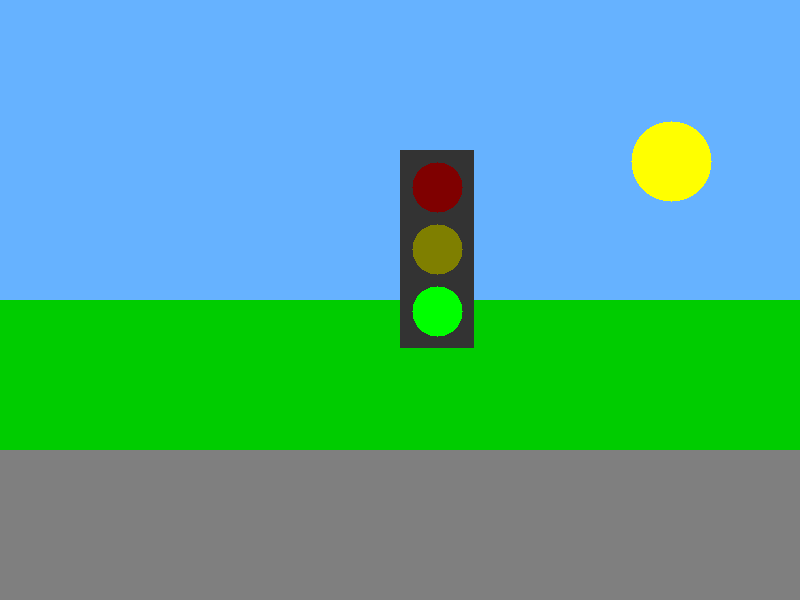
#> input picture PS2_code/input_images/scene_tl_1.png, 800 x 600 px; its folder holds 6 pictures in this run
$ python experiment.py
#> lines starting #> are read from the running program, lines starting #| are printed output that depends on the picture; after the words box and inside, x2 and y2 are one past the last pixel; in counts of white or black regions, pixels touching at a corner belong together
### PS2_code/ps2.py
import cv2
import numpy as np
# import matplotlib.pyplot as plt


def traffic_light_detection(img, radius_range):
    gray = cv2.cvtColor(img, cv2.COLOR_BGR2GRAY)
    blur = cv2.GaussianBlur(gray, (5, 5), 0)

    circles = cv2.HoughCircles(blur, cv2.HOUGH_GRADIENT, dp=1, minDist=20, param1=30, param2=20, minRadius=min(radius_range), maxRadius=max(radius_range))

    if circles is None:  # no circles found
        return (0, 0), 'red'

    circles = np.round(circles[0, :]).astype("int")
    circles = sorted(circles, key=lambda x: x[1])

    if len(circles) < 3:  # not enough circles
        return (circles[0][0], circles[0][1]), 'red'

    top = circles[0]
    middle = circles[1]
    bottom = circles[2]

    # get precise center using moments from circular mask
    x, y, r = middle
    mask = np.zeros(gray.shape, dtype=np.uint8)
    cv2.circle(mask, (x, y), r, 255, -1)
    M = cv2.moments(mask)
    if M['m00'] != 0:
        center_x = int(M['m10'] / M['m00'])
        center_y = int(M['m01'] / M['m00'])
    else:
        center_x, center_y = x, y

    hsv = cv2.cvtColor(img, cv2.COLOR_BGR2HSV)

    # red has two ranges because of hue wrap-around
    red1_low = np.array([0, 50, 50])  # first red range
    red1_high = np.array([10, 255, 255])
    red2_low = np.array([170, 50, 50])  # second red range
    red2_high = np.array([180, 255, 255])

    yellow_low = np.array([20, 50, 50])
    yellow_high = np.array([30, 255, 255])

    green_low = np.array([40, 50, 50])
    green_high = np.array([80, 255, 255])

    def get_color(circle, hsv_img):
        x, y, r = circle
        mask = np.zeros(hsv_img.shape[:2], dtype=np.uint8)
        cv2.circle(mask, (x, y), r, 255, -1)
        pixels = hsv_img[mask > 0]

        if len(pixels) == 0:
            return 'off'

        # check red (two ranges)
        red1_mask = (pixels[...,0] >= red1_low[0]) & (pixels[...,0] <= red1_high[0]) & (pixels[...,1] >= red1_low[1]) & (pixels[...,1] <= red1_high[1]) & (pixels[...,2] >= red1_low[2]) & (pixels[...,2] <= red1_high[2])
        red2_mask = (pixels[...,0] >= red2_low[0]) & (pixels[...,0] <= red2_high[0]) & (pixels[...,1] >= red2_low[1]) & (pixels[...,1] <= red2_high[1]) & (pixels[...,2] >= red2_low[2]) & (pixels[...,2] <= red2_high[2])
        red_count = np.sum(red1_mask) + np.sum(red2_mask)

        # check yellow
        yellow_mask = (pixels[...,0] >= yellow_low[0]) & (pixels[...,0] <= yellow_high[0]) & (pixels[...,1] >= yellow_low[1]) & (pixels[...,1] <= yellow_high[1]) & (pixels[...,2] >= yellow_low[2]) & (pixels[...,2] <= yellow_high[2])
        yellow_count = np.sum(yellow_mask)

        # check green
        green_mask = (pixels[...,0] >= green_low[0]) & (pixels[...,0] <= green_high[0]) & (pixels[...,1] >= green_low[1]) & (pixels[...,1] <= green_high[1]) & (pixels[...,2] >= green_low[2]) & (pixels[...,2] <= green_high[2])
        green_count = np.sum(green_mask)

        max_count = max(red_count, yellow_count, green_count)

        if max_count < 50:
            return 'off'
        elif red_count == max_count:
            return 'red'
        elif yellow_count == max_count:
            return 'yellow'
        elif green_count == max_count:
            return 'green'
        else:
            return 'off'

    top_color = get_color(top, hsv)
    middle_color = get_color(middle, hsv)
    bottom_color = get_color(bottom, hsv)

    if top_color == 'red':
        state = 'red'
    elif middle_color == 'yellow':
        state = 'yellow'
    elif bottom_color == 'green':
        state = 'green'
    else:
        # fallback to brightness if color detection fails
        # [5 lines left out: function brightness, not called in this run]

        top_bright = brightness(top, gray)
        middle_bright = brightness(middle, gray)
        bottom_bright = brightness(bottom, gray)

        if top_bright > middle_bright and top_bright > bottom_bright:
            state = 'red'
        elif middle_bright > top_bright and middle_bright > bottom_bright:
            state = 'yellow'
        else:
            state = 'green'

    return (center_x, center_y), state


def construction_sign_detection(img):
    hsv = cv2.cvtColor(img, cv2.COLOR_BGR2HSV)

    # orange range for construction signs
    orange_min = np.array([10, 100, 100])
    orange_max = np.array([25, 255, 255])

    orange_mask = cv2.inRange(hsv, orange_min, orange_max)

    ys, xs = np.where(orange_mask > 0)

    if len(xs) == 0:
        return (0, 0)

    # compute centroid
    cx = int(np.mean(xs))
    cy = int(np.mean(ys))

    return (cx, cy)


def template_match(img, template, method):
    # convert to grayscale
    if len(img.shape) == 3:
        img = cv2.cvtColor(img, cv2.COLOR_BGR2GRAY)
    if len(template.shape) == 3:
        template = cv2.cvtColor(template, cv2.COLOR_BGR2GRAY)

    img = img.astype(np.float64)
    template = template.astype(np.float64)

    h, w = img.shape
    th, tw = template.shape
    result_h = h - th + 1
    result_w = w - tw + 1

    if method == "tm_ssd":
        result = np.zeros((result_h, result_w), dtype=np.float64)
        for i in range(result_h):
            for j in range(result_w):
                window = img[i:i+th, j:j+tw]
                result[i, j] = np.sum((window - template) ** 2)
        top_left = np.unravel_index(np.argmin(result), result.shape)

    elif method == "tm_nssd":
        result = np.zeros((result_h, result_w), dtype=np.float64)
        template_norm = np.sqrt(np.sum(template ** 2))
        for i in range(result_h):
            for j in range(result_w):
                window = img[i:i+th, j:j+tw]
                window_norm = np.sqrt(np.sum(window ** 2))
                if window_norm > 0:
                    result[i, j] = np.sum((window - template) ** 2) / (template_norm * window_norm)
                else:
                    result[i, j] = float('inf')
        top_left = np.unravel_index(np.argmin(result), result.shape)

    elif method == "tm_ccor":
        result = cv2.filter2D(img, -1, template)
        top_left = np.unravel_index(np.argmax(result), result.shape)

    elif method == "tm_nccor":
        template_mean = np.mean(template)
        template_centered = template - template_mean
        template_norm = np.sqrt(np.sum(template_centered ** 2))

        result = np.zeros((result_h, result_w), dtype=np.float64)
        for i in range(result_h):
            for j in range(result_w):
                window = img[i:i+th, j:j+tw]
                window_mean = np.mean(window)
                window_centered = window - window_mean
                window_norm = np.sqrt(np.sum(window_centered ** 2))

                if template_norm > 0 and window_norm > 0:
                    result[i, j] = np.sum(template_centered * window_centered) / (template_norm * window_norm)
                else:
                    result[i, j] = 0
        top_left = np.unravel_index(np.argmax(result), result.shape)

    else:
        raise ValueError("Invalid method")

    return (int(top_left[1]), int(top_left[0]))


# helper code for debugging template matching
# cv2.rectangle(img, top_left, bottom_right, 255, 2)
# plt.imshow(result, cmap='gray')
# plt.show()


# [110 lines left out: functions dft, idft, dft2, idft2, compress_image_fft, low_pass_filter, not called in this run]

### PS2_code/experiment.py
import os
import cv2
import numpy as np
# from matplotlib import pyplot as plt

import ps2

INPUT_DIR = "input_images/"
OUTPUT_DIR = "output_images/"

# display utils
marker_color = (255, 0, 255)
text_color = (90, 90, 90)
text_thickness = 2
font_face = cv2.FONT_HERSHEY_SIMPLEX
font_scale = 0.5


def place_text(text, center, img, cache=None):
    if cache is None:
        cache = {}
    if "y_offset" in cache:
        cache["y_offset"] *= -1
    else:
        cache["y_offset"] = -30
    size = cv2.getTextSize(text, font_face, font_scale, text_thickness)
    y = center[1] + cache["y_offset"]
    if size[0][0] + center[0] > img.shape[1]:
        x = center[0] - size[0][0] - 5
    else:
        x = center[0] + 5
    cv2.rectangle(img, (x, y - size[0][1] - size[1]),
                  (x + size[0][0], y + size[0][1] - size[1]), (255, 255, 255),
                  cv2.FILLED)
    cv2.putText(img, text, (x, y), font_face, font_scale, text_color,
                text_thickness)


def draw_tl_center(image_in, center, state):
    # draw traffic light center and state
    center = (int(center[0]), int(center[1]))
    output = image_in
    cv2.drawMarker(output,
                   center,
                   marker_color,
                   markerType=cv2.MARKER_CROSS,
                   markerSize=11,
                   thickness=2)
    text = "(({}, {}), '{}')".format(center[0], center[1], state)
    place_text(text, center, output)
    return output


def mark_traffic_signs(image_in, signs_dict):
    # mark traffic sign centers
    output = image_in
    items = []
    for k, center in signs_dict.items():
        items.append((int(center[0]), k, center))
    items.sort()

    for _, k, center in items:
        center = (int(center[0]), int(center[1]))
        cv2.drawMarker(output,
                       center,
                       marker_color,
                       markerType=cv2.MARKER_CROSS,
                       markerSize=11,
                       thickness=2)
        text = "{}: ({}, {})".format(k, center[0], center[1])
        place_text(text, center, output)
    return output


def part_1a():

    input_images = ['scene_tl_1']
    output_labels = ['ps2-1-a-1']

    radii_range = range(10, 30, 1)

    for img_in, label in zip(input_images, output_labels):

        tl = cv2.imread("input_images/{}.png".format(img_in))
#> tl is the input picture: shape (600, 800, 3); mean B, G, R 151.6, 169.4, 84
        coords, state = ps2.traffic_light_detection(tl, radii_range)
#> in traffic_light_detection, `gray = cv2.cvtColor(img, cv2.COLOR_BGR2GRAY)`:
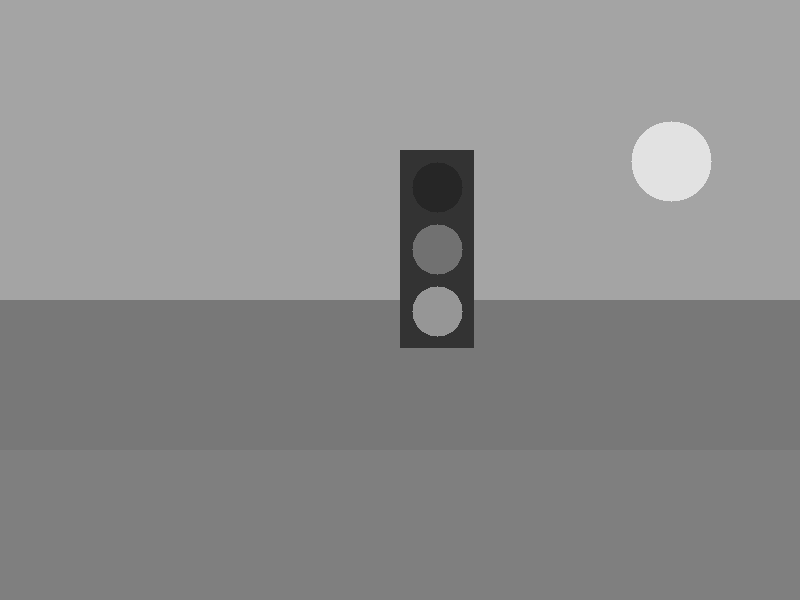
#> gray: shape (600, 800); min 38, max 226, mean 141.9
#> in traffic_light_detection, `circles = cv2.HoughCircles(blur, cv2.HOUGH_GRADIENT, dp=1, minDist=20,..`: circles = [[437.5, 188.5, 26.6], [435.5, 311.5, 24.3], [434.5, 250.5, 22.3]]
#> in traffic_light_detection, `circles = np.round(circles[0, :]).astype("int")`: circles = [[438, 188, 27], [436, 312, 24], [434, 250, 22]]
#> in traffic_light_detection, `circles = sorted(circles, key=lambda x: x[1])`: circles = [[438, 188, 27], [434, 250, 22], [436, 312, 24]]
#> in traffic_light_detection, `top = circles[0]`: top = [438, 188, 27]
#> in traffic_light_detection, `middle = circles[1]`: middle = [434, 250, 22]
#> in traffic_light_detection, `bottom = circles[2]`: bottom = [436, 312, 24]
#> in traffic_light_detection, `x, y, r = middle`: x = 434; y = 250; r = 22
#> in traffic_light_detection, `cv2.circle(mask, (x, y), r, 255, -1)`:
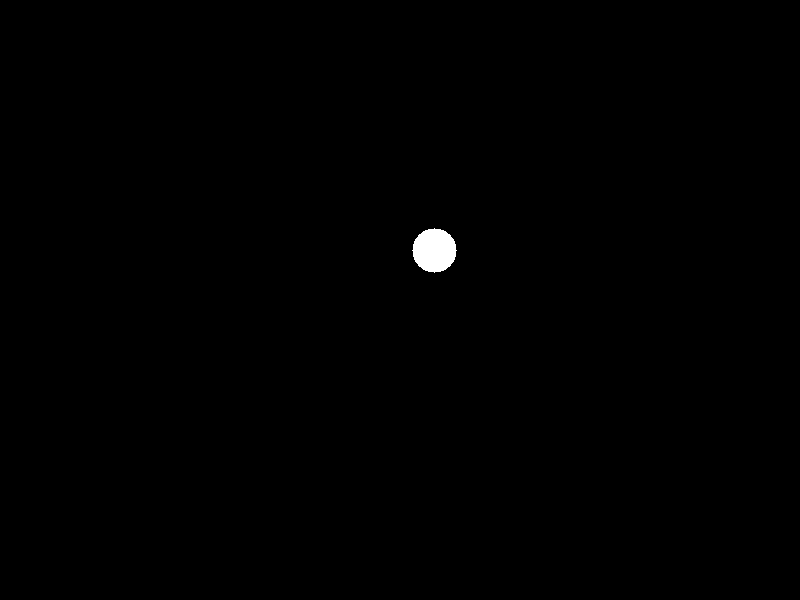
#> mask: shape (600, 800); 0.32% white; 1 white region, box (x1, y1, x2, y2) and area: (412, 228, 457, 273) 1517
#> in traffic_light_detection, `M = cv2.moments(mask)`: M = moments, m00 386835, centre m10/m00, m01/m00 = (434, 250)
#> in traffic_light_detection, `center_x = int(M['m10'] / M['m00'])`: center_x = 434
#> in traffic_light_detection, `center_y = int(M['m01'] / M['m00'])`: center_y = 250
#> in traffic_light_detection, `hsv = cv2.cvtColor(img, cv2.COLOR_BGR2HSV)`: hsv: shape (600, 800, 3); mean H, S, V 64.2, 139, 205.9
#> in get_color, `x, y, r = circle`: x = 438; y = 188; r = 27
#> in get_color, `cv2.circle(mask, (x, y), r, 255, -1)`:
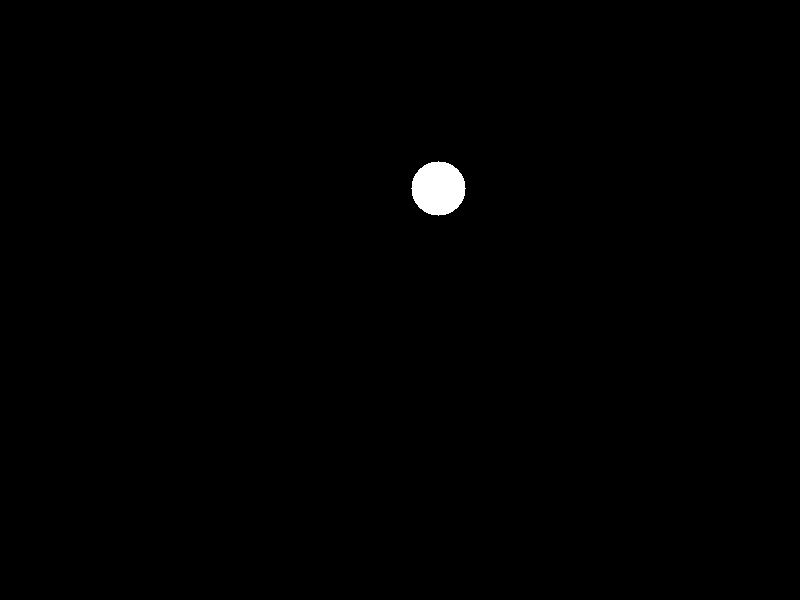
#> mask: shape (600, 800); 0.48% white; 1 white region, box (x1, y1, x2, y2) and area: (411, 161, 466, 216) 2289
#> in get_color, `pixels = hsv_img[mask > 0]`: pixels = 2289 rows, first 8: [0, 0, 51], [0, 0, 51], [0, 0, 51], [0, 0, 51], [0, 0, 51], [0, 0, 51], [0, 0, 51], [0, 255, 127]
#> in get_color, `red_count = np.sum(red1_mask) + np.sum(red2_mask)`: red_count = 1961
#> in get_color, `yellow_count = np.sum(yellow_mask)`: yellow_count = 0
#> in get_color, `max_count = max(red_count, yellow_count, green_count)`: max_count = 1961
#> in traffic_light_detection, `top_color = get_color(top, hsv)`: top_color = 'red'
#> in get_color (call 2), `pixels = hsv_img[mask > 0]`: pixels = 1517 rows, first 8: [30, 255, 127], [30, 255, 127], [30, 255, 127], [30, 255, 127], [30, 255, 127], [30, 255, 127], [30, 255, 127], [30, 255, 127]
#> in traffic_light_detection, `middle_color = get_color(middle, hsv)`: middle_color = 'yellow'
#> in get_color (call 3), `x, y, r = circle`: x = 436; y = 312; r = 24
#> in get_color (call 3), `cv2.circle(mask, (x, y), r, 255, -1)`:
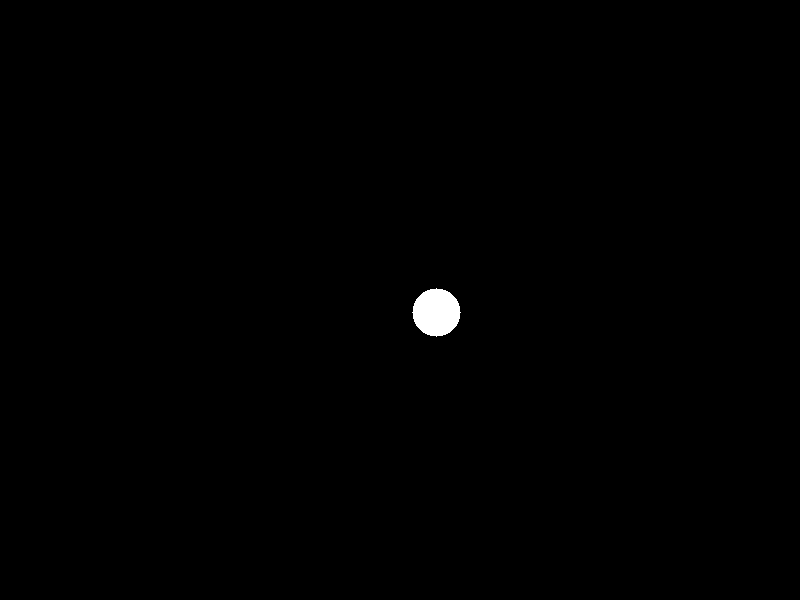
#> mask: shape (600, 800); 0.37% white; 1 white region, box (x1, y1, x2, y2) and area: (412, 288, 461, 337) 1793
#> in get_color (call 3), `pixels = hsv_img[mask > 0]`: pixels = 1793 rows, first 8: [60, 255, 255], [60, 255, 255], [60, 255, 255], [60, 255, 255], [60, 255, 255], [60, 255, 255], [60, 255, 255], [60, 255, 255]
#> in get_color (call 3), `yellow_count = np.sum(yellow_mask)`: yellow_count = 0
#> in get_color (call 3), `green_count = np.sum(green_mask)`: green_count = 1785
#> in traffic_light_detection, `bottom_color = get_color(bottom, hsv)`: bottom_color = 'green'
#> coords = (434, 250); state = 'red'

        img_out = draw_tl_center(tl, coords, state)
#> in draw_tl_center, `center = (int(center[0]), int(center[1]))`: center = (434, 250)
#> in draw_tl_center, `cv2.drawMarker(output, center, marker_color, markerType=cv2.MARKER_CRO..`: output: shape (600, 800, 3); 0.01% of pixels changed, all inside (x1, y1, x2, y2) = (428, 244, 441, 257)
#> in draw_tl_center, `text = "(({}, {}), '{}')".format(center[0], center[1], state)`: text = "((434, 250), 'red')"
#> in place_text, `y = center[1] + cache["y_offset"]`: y = 220
#> in place_text, `x = center[0] + 5`: x = 439
        cv2.imwrite(os.path.join(OUTPUT_DIR,"{}.jpg".format(label)), img_out)


def part_1b():

    input_images = ['scene_constr_1']

    output_labels = ['ps2-1-b-1']

    sign_fns = [ps2.construction_sign_detection]

    sign_labels = ['construction']

    for img_in, label, fn, name in zip(input_images, output_labels, sign_fns,
                                       sign_labels):

        sign_img = cv2.imread("input_images/{}.png".format(img_in))
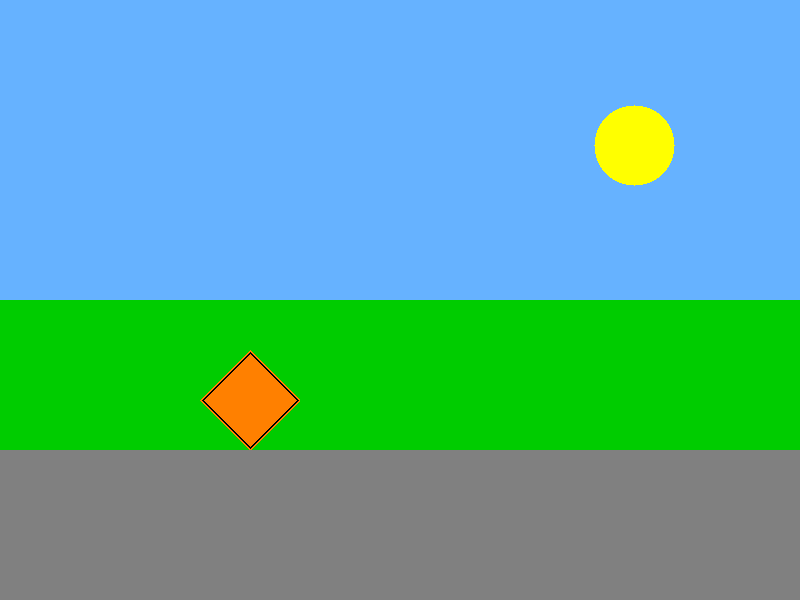
#> input picture PS2_code/input_images/scene_constr_1.png, 800 x 600 px
#> sign_img is the input picture: shape (600, 800, 3); mean B, G, R 156.8, 171.9, 87.1
        coords = fn(sign_img)
#> in construction_sign_detection, `hsv = cv2.cvtColor(img, cv2.COLOR_BGR2HSV)`: hsv: shape (600, 800, 3); mean H, S, V 66.2, 141.1, 210.8
#> in construction_sign_detection, `orange_mask = cv2.inRange(hsv, orange_min, orange_max)`:
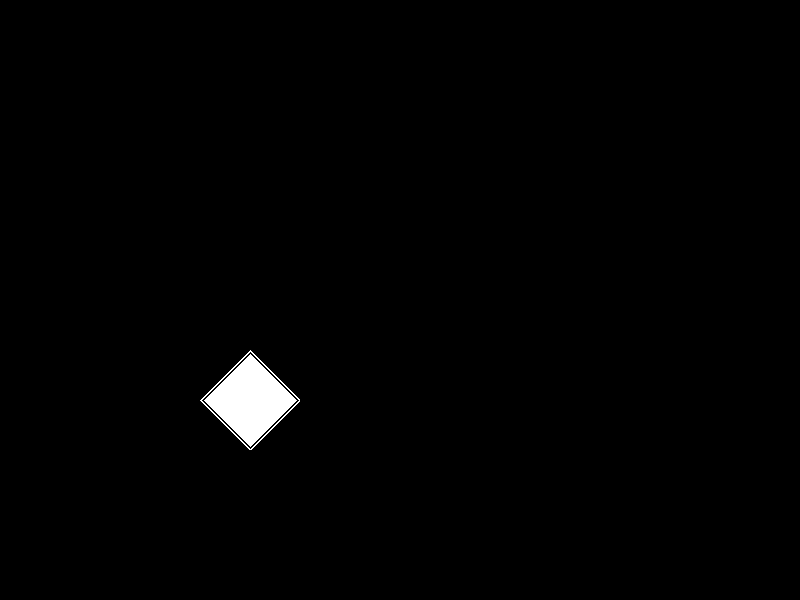
#> orange_mask: shape (600, 800); 0.98% white; 2 white regions, box (x1, y1, x2, y2) and area: (204, 354, 297, 447) 4325, (200, 350, 300, 450) 394
#> in construction_sign_detection, `ys, xs = np.where(orange_mask > 0)`: ys = 4719 values from 350 to 449; xs = 4719 values, max 299 at index 2311, min 200 at index 2312, mean 250
#> in construction_sign_detection, `cx = int(np.mean(xs))`: cx = 249
#> in construction_sign_detection, `cy = int(np.mean(ys))`: cy = 399
#> coords = (249, 399)

        temp_dict = {name: coords}
#> temp_dict = {'construction': (249, 399)}
        img_out = mark_traffic_signs(sign_img, temp_dict)
#> the loop in mark_traffic_signs, `for k, center in signs_dict.items():` made 1 pass
#> after the loop in mark_traffic_signs, `for k, center in signs_dict.items():`: items = [(249, 'construction', (249, 399))]
#> the loop in mark_traffic_signs, `for _, k, center in items:` made 1 pass
#> (k, size in place_text, y in place_text, x in place_text) on pass 1: ('construction', ((198, 12), 6), 369, 254)
#> after the loop in mark_traffic_signs, `for _, k, center in items:`:
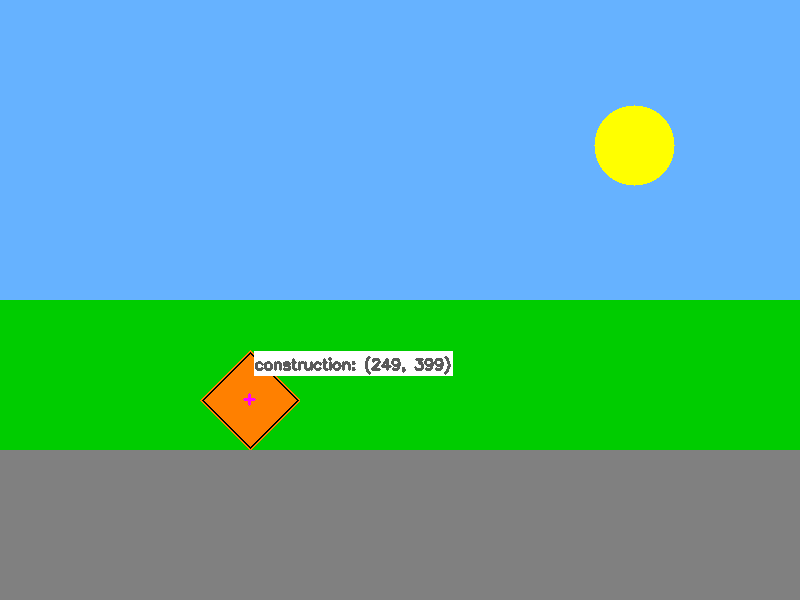
#> output: shape (600, 800, 3); 1.05% of pixels changed, all inside (x1, y1, x2, y2) = (243, 351, 453, 406)
        cv2.imwrite(os.path.join(OUTPUT_DIR,"{}.jpg".format(label)), img_out)


def template_match_test():
    input_images = ['scene_tl_1', 'scene_constr_1', 'waldo_1']
    output_labels = ['ps2-2-a-1', 'ps2-2-b-1', 'ps2-2-c-1']
    templates = [
        'tl_template.png', 'construction_template.png', 'waldo1_template.png'
    ]
    for img_fl, img_template_fl, label in zip(
            input_images,
            templates,
            output_labels,
    ):
        img_in = cv2.imread("input_images/{}.png".format(img_fl))
        img_template = cv2.imread(
            "input_images/{}".format(img_template_fl))

        # restrict construction matching to orange regions
        if img_fl == 'scene_constr_1':
            hsv = cv2.cvtColor(img_in, cv2.COLOR_BGR2HSV)
            orange_mask = cv2.inRange(hsv, (10,100,100), (25,255,255))
            img_for_matching = cv2.bitwise_and(img_in, img_in, mask=orange_mask)
        else:
            img_for_matching = img_in

        top_left = ps2.template_match(img_for_matching, img_template, "tm_nccor")
        th, tw = img_template.shape[:2]
        bottom_right = (top_left[0] + tw, top_left[1] + th)
        im_out = img_in.copy()
        cv2.rectangle(im_out, top_left, bottom_right, (255, 255, 255), 2)
        text = "(({}, {}))".format(top_left[0], top_left[1])
        place_text(text, top_left, im_out)
        cv2.imwrite(os.path.join(OUTPUT_DIR, "{}.jpg".format(label)), im_out)


# [45 lines left out: functions compression_runner, low_pass_filter_runner, not called in this run]


if __name__ == "__main__":
    if not os.path.exists("output_images"):
        os.makedirs("output_images")
    part_1a()
    part_1b()
#> (the run stopped early here; a loop or call above may not have finished)
